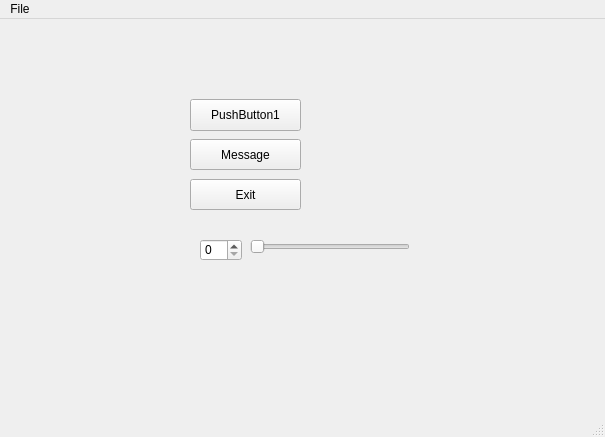
<?xml version="1.0" encoding="UTF-8"?>
<ui version="4.0">
 <class>MainWindow</class>
 <widget class="QMainWindow" name="MainWindow">
  <property name="geometry">
   <rect>
    <x>0</x>
    <y>0</y>
    <width>605</width>
    <height>437</height>
   </rect>
  </property>
  <property name="windowTitle">
   <string>MainWindow</string>
  </property>
  <widget class="QWidget" name="centralWidget">
   <widget class="QPushButton" name="pushButton">
    <property name="geometry">
     <rect>
      <x>190</x>
      <y>80</y>
      <width>111</width>
      <height>32</height>
     </rect>
    </property>
    <property name="text">
     <string>PushButton1</string>
    </property>
   </widget>
   <widget class="QSlider" name="horizontalSlider">
    <property name="geometry">
     <rect>
      <x>250</x>
      <y>220</y>
      <width>160</width>
      <height>16</height>
     </rect>
    </property>
    <property name="orientation">
     <enum>Qt::Horizontal</enum>
    </property>
   </widget>
   <widget class="QSpinBox" name="spinBox">
    <property name="geometry">
     <rect>
      <x>200</x>
      <y>220</y>
      <width>42</width>
      <height>22</height>
     </rect>
    </property>
   </widget>
   <widget class="QPushButton" name="pushButton_2">
    <property name="geometry">
     <rect>
      <x>190</x>
      <y>120</y>
      <width>111</width>
      <height>31</height>
     </rect>
    </property>
    <property name="text">
     <string>Message</string>
    </property>
   </widget>
   <widget class="QPushButton" name="pushButton_3">
    <property name="geometry">
     <rect>
      <x>190</x>
      <y>160</y>
      <width>111</width>
      <height>31</height>
     </rect>
    </property>
    <property name="text">
     <string>Exit</string>
    </property>
   </widget>
  </widget>
  <widget class="QStatusBar" name="statusBar"/>
  <widget class="QMenuBar" name="menuBar">
   <property name="geometry">
    <rect>
     <x>0</x>
     <y>0</y>
     <width>605</width>
     <height>18</height>
    </rect>
   </property>
   <widget class="QMenu" name="menuFile">
    <property name="title">
     <string>File</string>
    </property>
    <addaction name="actionQuit"/>
   </widget>
   <addaction name="menuFile"/>
  </widget>
  <action name="actionQuit">
   <property name="text">
    <string>Quit</string>
   </property>
  </action>
 </widget>
 <layoutdefault spacing="6" margin="11"/>
 <resources/>
 <connections>
  <connection>
   <sender>actionQuit</sender>
   <signal>triggered()</signal>
   <receiver>MainWindow</receiver>
   <slot>close()</slot>
   <hints>
    <hint type="sourcelabel">
     <x>-1</x>
     <y>-1</y>
    </hint>
    <hint type="destinationlabel">
     <x>302</x>
     <y>218</y>
    </hint>
   </hints>
  </connection>
 </connections>
 <slots>
  <slot>checkbox_on()</slot>
  <slot>checkbox_off()</slot>
  <slot>whatever()</slot>
 </slots>
</ui>
